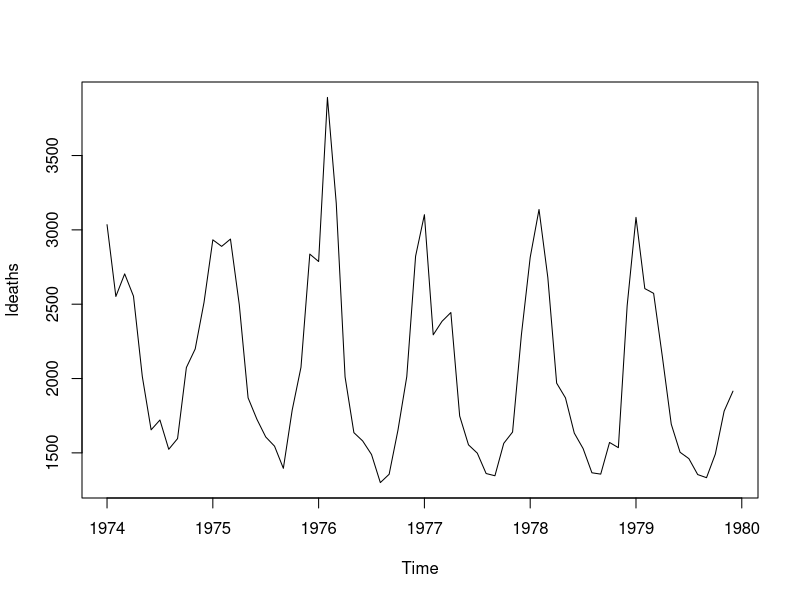
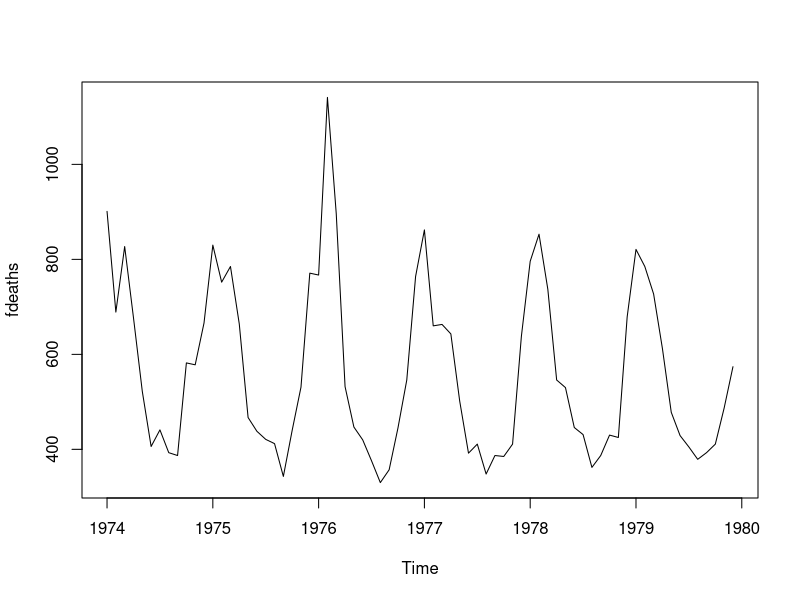
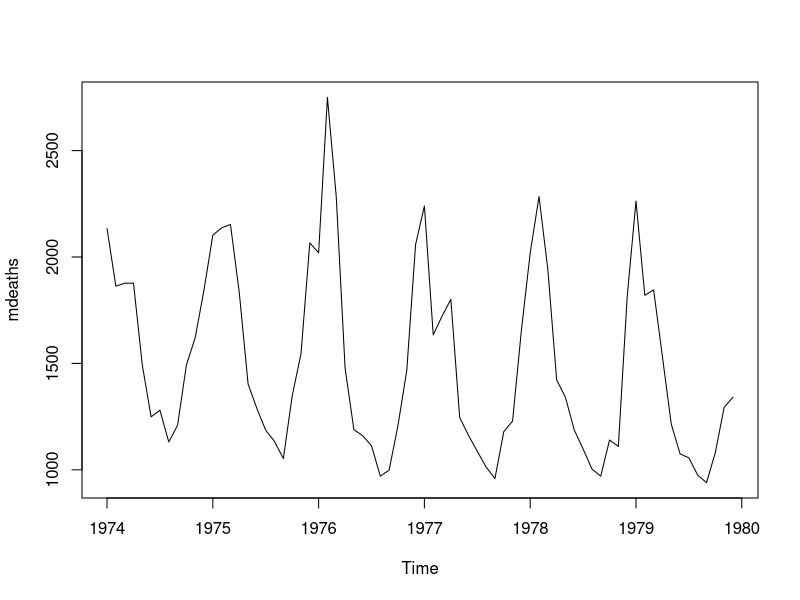
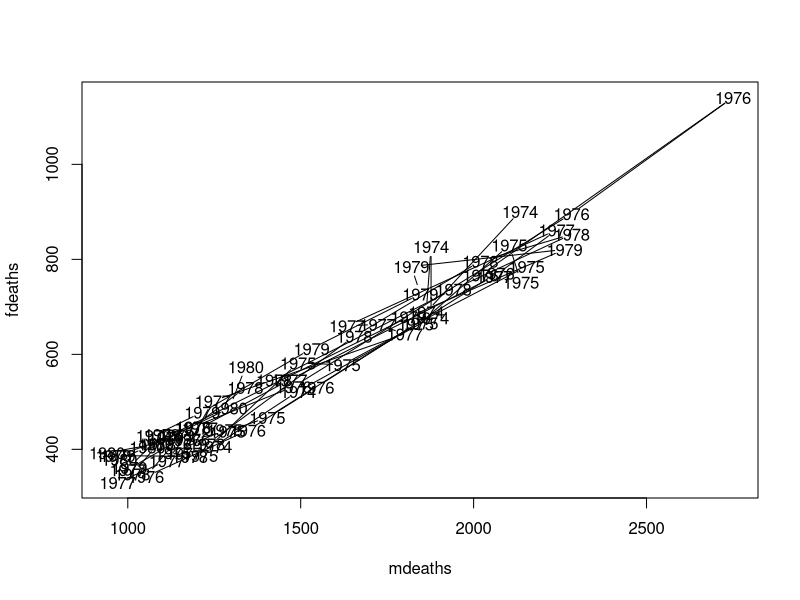

The R source for these figures, in order:
# Marie Agosta Assignment 1


#Looking at data sets on R

data()

# loading UKLungDeaths data

data(UKLungDeaths)

#looking at UKLungDeaths data

?UKLungDeaths

#broken down into three different groups: 
# both sexes (ldeaths), males (mdeaths) and females (fdeaths).

plot(ldeaths)
plot(fdeaths)
plot(mdeaths)

# Comparing male and female deaths to see if there is a trend 

plot(mdeaths, fdeaths)

# I'll look at range first for female and male deaths 

range(mdeaths)

#[1]  940 2750

range(fdeaths)

#[1]  330 1141

#seeing first few variables in fdeaths

head(fdeaths)

#seeing first few variables in mdeaths

head(mdeaths)

summary(mdeaths)

#Min. 1st Qu.  Median    Mean 3rd Qu.    Max. 
#940    1138    1344    1496    1846    2750 

summary(fdeaths)

#Min. 1st Qu.  Median    Mean 3rd Qu.    Max. 
#330.0   411.0   512.0   560.7   681.5  1141.0 

sd (mdeaths)

# [1] 433.1509

sd (fdeaths)

# [1] 179.72

cor.test(mdeaths, fdeaths)

#Pearson's product-moment correlation

#data:  mdeaths and fdeaths
#t = 37.694, df = 70, p-value < 2.2e-16
#alternative hypothesis: true correlation is not equal to 0
#95 percent confidence interval:
# 0.9621846 0.9851124
#sample estimates:
#      cor 
# 0.9762413 

## Better labels:







